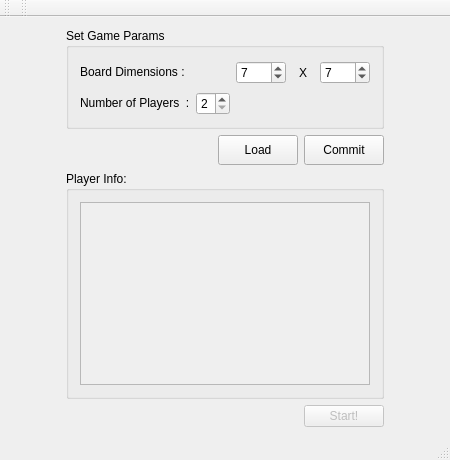
<?xml version="1.0" encoding="UTF-8"?>
<ui version="4.0">
 <class>Init</class>
 <widget class="QMainWindow" name="Init">
  <property name="geometry">
   <rect>
    <x>0</x>
    <y>0</y>
    <width>450</width>
    <height>460</height>
   </rect>
  </property>
  <property name="minimumSize">
   <size>
    <width>450</width>
    <height>400</height>
   </size>
  </property>
  <property name="maximumSize">
   <size>
    <width>450</width>
    <height>500</height>
   </size>
  </property>
  <property name="windowTitle">
   <string>Dominance : Initialize Game</string>
  </property>
  <widget class="QWidget" name="centralWidget">
   <property name="minimumSize">
    <size>
     <width>450</width>
     <height>400</height>
    </size>
   </property>
   <property name="maximumSize">
    <size>
     <width>500</width>
     <height>600</height>
    </size>
   </property>
   <layout class="QGridLayout" name="gridLayout">
    <item row="0" column="0">
     <spacer name="horizontalSpacer_4">
      <property name="orientation">
       <enum>Qt::Horizontal</enum>
      </property>
      <property name="sizeHint" stdset="0">
       <size>
        <width>40</width>
        <height>20</height>
       </size>
      </property>
     </spacer>
    </item>
    <item row="0" column="1">
     <layout class="QVBoxLayout" name="verticalLayout_5">
      <item>
       <layout class="QVBoxLayout" name="verticalLayout_4">
        <item>
         <layout class="QVBoxLayout" name="verticalLayout_2">
          <item>
           <widget class="QGroupBox" name="gb_game_params">
            <property name="title">
             <string>Set Game Params</string>
            </property>
            <layout class="QVBoxLayout" name="verticalLayout">
             <item>
              <layout class="QHBoxLayout" name="horizontalLayout">
               <item>
                <widget class="QLabel" name="l_board_dim">
                 <property name="sizePolicy">
                  <sizepolicy hsizetype="Fixed" vsizetype="Fixed">
                   <horstretch>0</horstretch>
                   <verstretch>0</verstretch>
                  </sizepolicy>
                 </property>
                 <property name="minimumSize">
                  <size>
                   <width>150</width>
                   <height>20</height>
                  </size>
                 </property>
                 <property name="text">
                  <string>Board Dimensions :</string>
                 </property>
                </widget>
               </item>
               <item>
                <widget class="QSpinBox" name="sb_X_dim">
                 <property name="sizePolicy">
                  <sizepolicy hsizetype="Fixed" vsizetype="Fixed">
                   <horstretch>0</horstretch>
                   <verstretch>0</verstretch>
                  </sizepolicy>
                 </property>
                 <property name="minimumSize">
                  <size>
                   <width>50</width>
                   <height>20</height>
                  </size>
                 </property>
                 <property name="minimum">
                  <number>4</number>
                 </property>
                 <property name="maximum">
                  <number>20</number>
                 </property>
                 <property name="value">
                  <number>7</number>
                 </property>
                </widget>
               </item>
               <item>
                <widget class="QLabel" name="l_cross">
                 <property name="sizePolicy">
                  <sizepolicy hsizetype="Fixed" vsizetype="Fixed">
                   <horstretch>0</horstretch>
                   <verstretch>0</verstretch>
                  </sizepolicy>
                 </property>
                 <property name="minimumSize">
                  <size>
                   <width>22</width>
                   <height>27</height>
                  </size>
                 </property>
                 <property name="text">
                  <string>X</string>
                 </property>
                 <property name="alignment">
                  <set>Qt::AlignCenter</set>
                 </property>
                </widget>
               </item>
               <item>
                <widget class="QSpinBox" name="sb_Y_dim">
                 <property name="sizePolicy">
                  <sizepolicy hsizetype="Fixed" vsizetype="Fixed">
                   <horstretch>0</horstretch>
                   <verstretch>0</verstretch>
                  </sizepolicy>
                 </property>
                 <property name="minimumSize">
                  <size>
                   <width>50</width>
                   <height>20</height>
                  </size>
                 </property>
                 <property name="minimum">
                  <number>4</number>
                 </property>
                 <property name="maximum">
                  <number>20</number>
                 </property>
                 <property name="value">
                  <number>7</number>
                 </property>
                </widget>
               </item>
              </layout>
             </item>
             <item>
              <layout class="QHBoxLayout" name="horizontalLayout_2">
               <item>
                <widget class="QLabel" name="label">
                 <property name="sizePolicy">
                  <sizepolicy hsizetype="Fixed" vsizetype="Fixed">
                   <horstretch>0</horstretch>
                   <verstretch>0</verstretch>
                  </sizepolicy>
                 </property>
                 <property name="text">
                  <string>Number of Players  :</string>
                 </property>
                </widget>
               </item>
               <item>
                <widget class="QSpinBox" name="sb_N_players">
                 <property name="sizePolicy">
                  <sizepolicy hsizetype="Fixed" vsizetype="Fixed">
                   <horstretch>0</horstretch>
                   <verstretch>0</verstretch>
                  </sizepolicy>
                 </property>
                 <property name="minimum">
                  <number>2</number>
                 </property>
                 <property name="maximum">
                  <number>6</number>
                 </property>
                 <property name="value">
                  <number>2</number>
                 </property>
                </widget>
               </item>
               <item>
                <spacer name="horizontalSpacer">
                 <property name="orientation">
                  <enum>Qt::Horizontal</enum>
                 </property>
                 <property name="sizeHint" stdset="0">
                  <size>
                   <width>40</width>
                   <height>20</height>
                  </size>
                 </property>
                </spacer>
               </item>
              </layout>
             </item>
            </layout>
           </widget>
          </item>
          <item>
           <layout class="QHBoxLayout" name="horizontalLayout_3">
            <item>
             <spacer name="horizontalSpacer_2">
              <property name="orientation">
               <enum>Qt::Horizontal</enum>
              </property>
              <property name="sizeHint" stdset="0">
               <size>
                <width>40</width>
                <height>20</height>
               </size>
              </property>
             </spacer>
            </item>
            <item>
             <widget class="QPushButton" name="pb_load">
              <property name="minimumSize">
               <size>
                <width>50</width>
                <height>30</height>
               </size>
              </property>
              <property name="maximumSize">
               <size>
                <width>90</width>
                <height>30</height>
               </size>
              </property>
              <property name="text">
               <string>Load</string>
              </property>
             </widget>
            </item>
            <item>
             <widget class="QPushButton" name="pb_commit">
              <property name="minimumSize">
               <size>
                <width>50</width>
                <height>30</height>
               </size>
              </property>
              <property name="maximumSize">
               <size>
                <width>90</width>
                <height>30</height>
               </size>
              </property>
              <property name="text">
               <string>Commit</string>
              </property>
              <property name="checkable">
               <bool>true</bool>
              </property>
             </widget>
            </item>
           </layout>
          </item>
         </layout>
        </item>
        <item>
         <widget class="QGroupBox" name="gb_players">
          <property name="enabled">
           <bool>true</bool>
          </property>
          <property name="minimumSize">
           <size>
            <width>300</width>
            <height>150</height>
           </size>
          </property>
          <property name="title">
           <string>Player Info:</string>
          </property>
          <layout class="QVBoxLayout" name="verticalLayout_3">
           <item>
            <widget class="QScrollArea" name="sa_players">
             <property name="widgetResizable">
              <bool>true</bool>
             </property>
             <widget class="QWidget" name="scrollAreaWidgetContents">
              <property name="geometry">
               <rect>
                <x>0</x>
                <y>0</y>
                <width>292</width>
                <height>149</height>
               </rect>
              </property>
             </widget>
            </widget>
           </item>
          </layout>
         </widget>
        </item>
       </layout>
      </item>
      <item>
       <layout class="QHBoxLayout" name="horizontalLayout_4">
        <item>
         <spacer name="horizontalSpacer_3">
          <property name="orientation">
           <enum>Qt::Horizontal</enum>
          </property>
          <property name="sizeHint" stdset="0">
           <size>
            <width>40</width>
            <height>20</height>
           </size>
          </property>
         </spacer>
        </item>
        <item>
         <widget class="QPushButton" name="pb_start">
          <property name="enabled">
           <bool>false</bool>
          </property>
          <property name="text">
           <string>Start!</string>
          </property>
         </widget>
        </item>
       </layout>
      </item>
     </layout>
    </item>
    <item row="0" column="2">
     <spacer name="horizontalSpacer_5">
      <property name="orientation">
       <enum>Qt::Horizontal</enum>
      </property>
      <property name="sizeHint" stdset="0">
       <size>
        <width>40</width>
        <height>20</height>
       </size>
      </property>
     </spacer>
    </item>
   </layout>
  </widget>
  <widget class="QMenuBar" name="menuBar">
   <property name="geometry">
    <rect>
     <x>0</x>
     <y>0</y>
     <width>450</width>
     <height>25</height>
    </rect>
   </property>
  </widget>
  <widget class="QToolBar" name="mainToolBar">
   <attribute name="toolBarArea">
    <enum>TopToolBarArea</enum>
   </attribute>
   <attribute name="toolBarBreak">
    <bool>false</bool>
   </attribute>
  </widget>
  <widget class="QStatusBar" name="statusBar"/>
  <widget class="QToolBar" name="toolBar">
   <property name="windowTitle">
    <string>toolBar</string>
   </property>
   <attribute name="toolBarArea">
    <enum>TopToolBarArea</enum>
   </attribute>
   <attribute name="toolBarBreak">
    <bool>false</bool>
   </attribute>
  </widget>
 </widget>
 <layoutdefault spacing="6" margin="11"/>
 <resources/>
 <connections/>
</ui>
